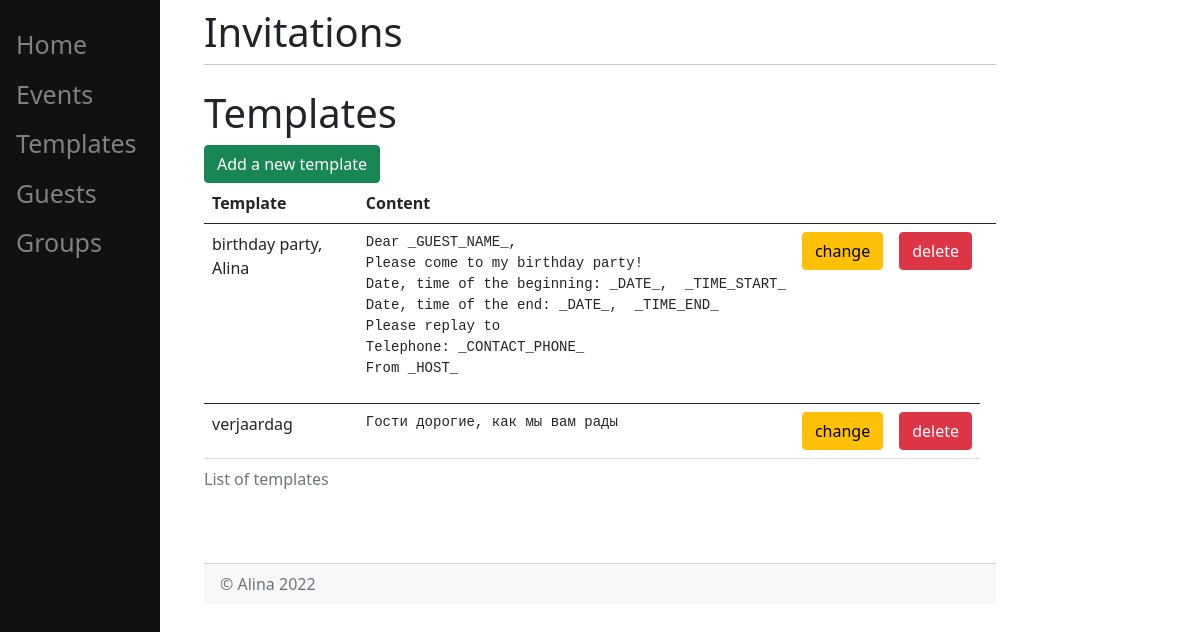
Screenshot of /templates/ (signed in) with the database file from the repository.
### invitations/models.py (models this page shows, shortened)
class Template(models.Model):
    name = models.CharField(max_length=200)
    content = models.TextField(max_length=500)

### invitations/views.py (the view)
def templates(response):
    templates_ = Template.objects.all()
    return render(response, "invitations/templates.html", {"templates": templates_})

### templates/invitations/templates.html (shortened to what this page needs)
{% extends 'invitations/home.html' %}
{% block content %}
    <h1>Templates</h1>
    <form action="/templates/add">
        <button type="submit" class="btn btn-success">Add a new template</button>
    </form>
    <form method="POST" action="#">
    {% if templates %}
        <table class="table">
        <caption>List of templates</caption>
            <thead>
            <tr>
                <th scope="col">Template</th>
                <th scope="col">Content</th>
                <th scope="col"></th>
                <th scope="col"></th>
                <th scope="col"></th>
            </tr>
            </thead>
            <tbody class="table-striped">
            {% for template in templates %}
                <tr>
                    <td>{{ template.name }}</td>
                    <td class="col-xs-2"> <pre>{{ template.content }}</pre></td>
                    <td>
                        <a href="/templates/change/{{ template.id }}" class="btn btn-warning">change </a>
                    </td>
                    <td>
                        <form action="/templates/delete/" method="post">
                            <button type="submit" class="btn btn-danger">delete</button>
                        </form>
                    </td>
                </tr>
                </tbody>
            {% endfor %}
        </table>
    {% endif %}
{% endblock %}

### templates/invitations/base.html (style rules this page uses)
html { overflow-y: scroll; }

### rows the page displays
Template: name "birthday party, Alina", content "Dear _GUEST_NAME_, Please come to my birthday party! Date, time of the beginning: _DATE_, _TIME_START_ Date, time of the end: _DATE_, _TIME_END_ Please replay to Telephone: _CONTACT_PHONE_ From _HOST_"
Template: name "verjaardag", content "Гости дорогие, как мы вам рады"
